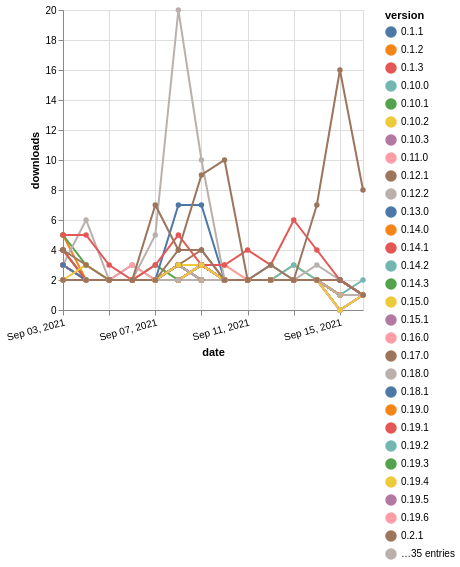

Describe this chart as a Vega-Lite specification.
### Vega-Lite specification from a JSON file in a GitHub repository (floating-point values rounded to 4 significant figures; data arrays with more than 128 entries replaced by an {"elided": "..."} marker saying what was removed)
{"$schema": "https://vega.github.io/schema/vega-lite/v5.json", "description": "A simple bar chart with embedded data.", "data": {"values": {"elided": "896 records"}}, "width": "container", "mark": {"type": "line", "point": {"filled": true}}, "encoding": {"x": {"field": "date", "type": "temporal", "timeUnit": "yearmonthdate", "title": "date", "axis": {"labelAngle": -15}}, "y": {"field": "delta", "type": "quantitative", "title": "downloads"}, "color": {"field": "version", "type": "nominal"}, "tooltip": {"field": "delta"}}}
